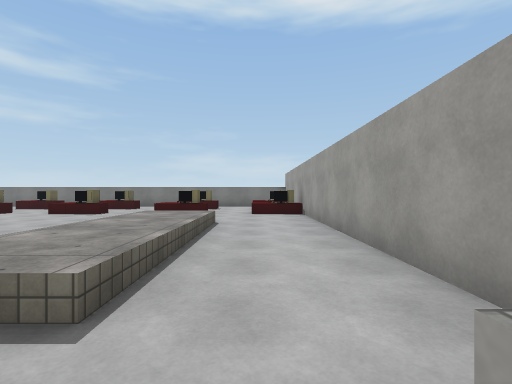
view 1 (above)

17 first-person views from a walk through a 3-D level made in the Unity game engine. The camera is 1.3 m above the floor, looks level and sees 85° across. The floor is counted in squares, 2 m on a side. Each view is taken from the middle of a square. On the plan, view 1 faces up. The plan holds only what a view shows up to about 9 squares ahead; the rest is blank. The player is left out. Surface patterns are stand-ins for the level's own textures.

view 2
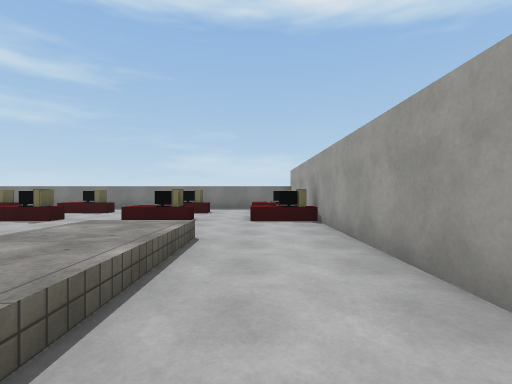

view 3
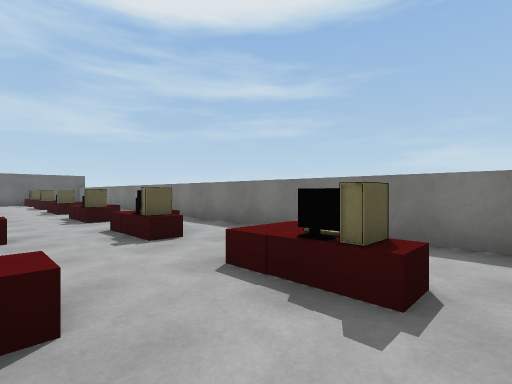

view 4
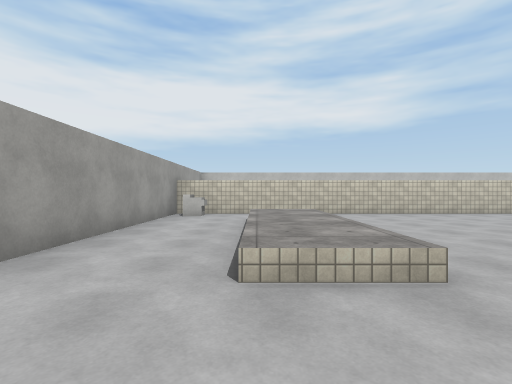

view 5
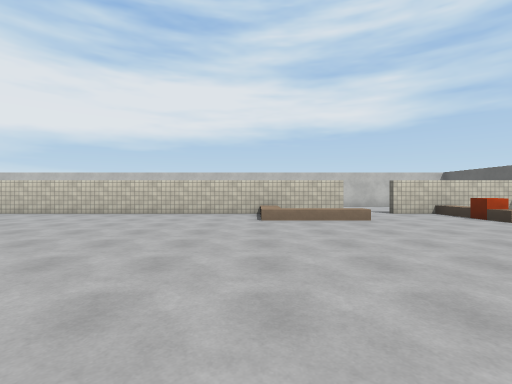

view 6
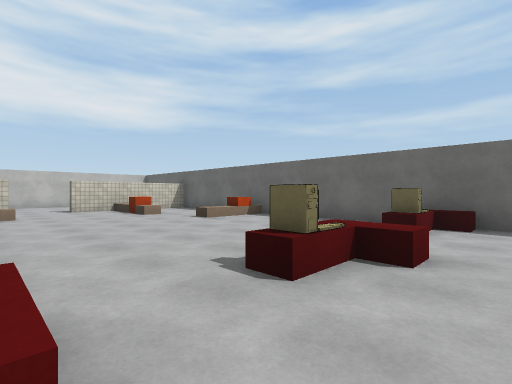

view 7
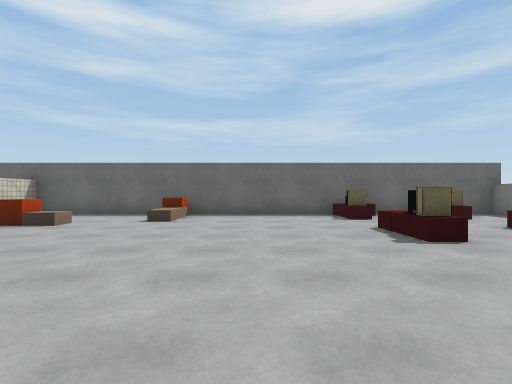

view 8
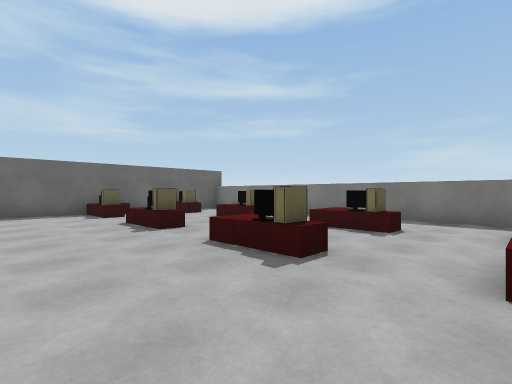

view 9
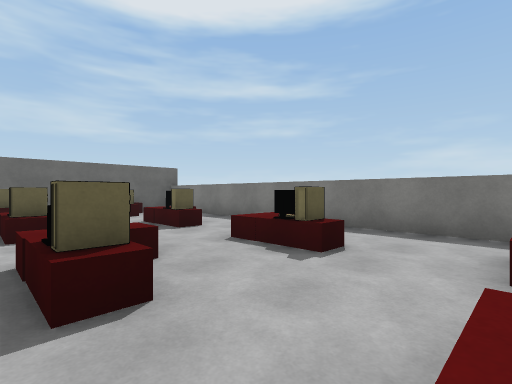

view 10
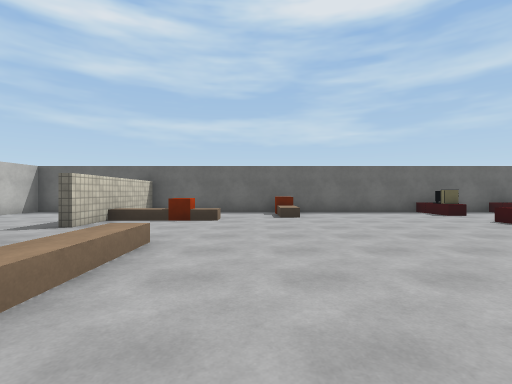

view 11
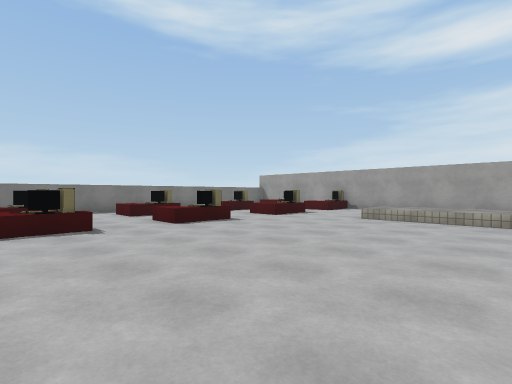

view 12
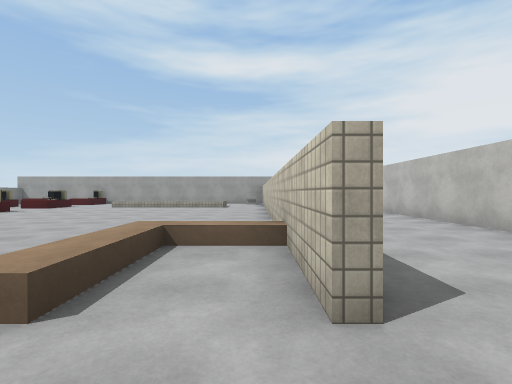

view 13
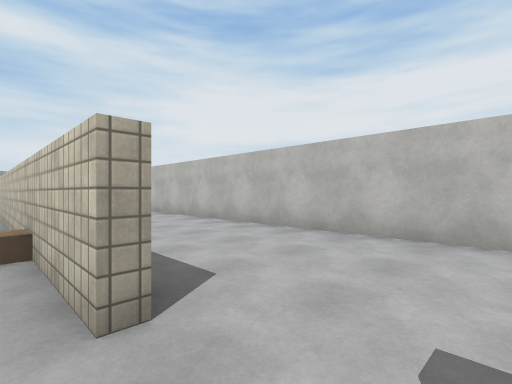

view 14
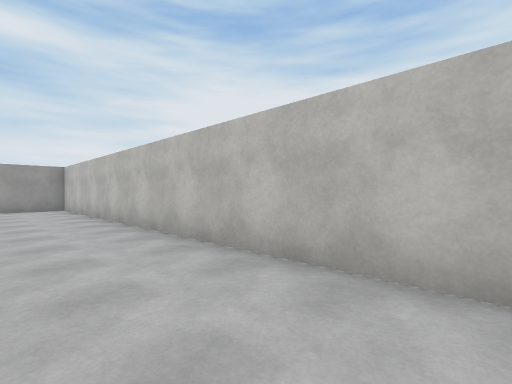

view 15
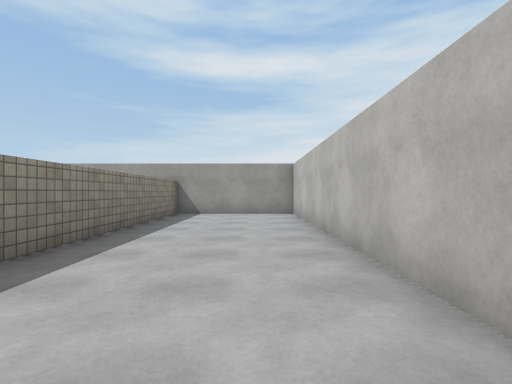

view 16
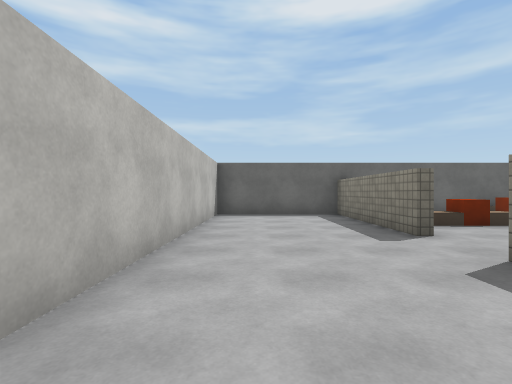

view 17
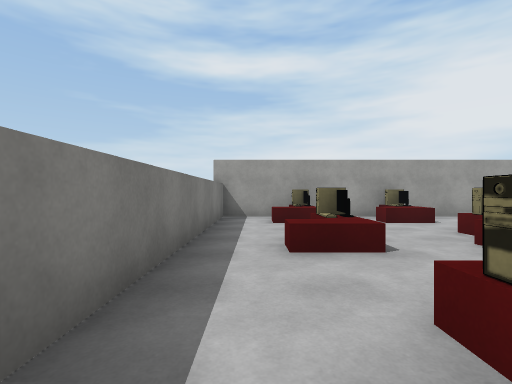

### Floor plan
Key: @ floor where view 1 was taken; # wall or solid block; . main floor; : floor 0.5 m higher than the main floor; / step, stairs or slope; E desk; C cube; O other object.
Columns run from 18 left of view 1 to 2 right of it. Each row starts with its distance up from view 1.
 13 #####################
 12 #....  .............#
 11 EE.EE.EE.EE.EE.EE.EE#
 10 #...................#
  9 E..E..E..E..E..E..E.#
  8 #E..E..E..E..E..E..E#
  7 #...................#
  6 #...............//..#
  5 #...............:/..#
  4 #C..............:/..#
  3 #...............:/..#
  2 #...............:/..#
  1 #.C............. ...#
  0 #............... .@O
 -1 ####..###############
 -2 #...................#
 -3 #...................#
 -4 #####################

Positions as (right, up) in squares from view 1, and headings:
1: (0, 0), facing up
2: (0, 2), facing up
3: (-1, 9), facing up-left
4: (-1, 8), facing down
5: (-10, 8), facing down
6: (-12, 10), facing down-left
7: (-10, 6), facing left
8: (-9, 6), facing up-left
9: (-9, 8), facing up-left
10: (-9, 3), facing left
11: (-9, 3), facing up-right
12: (-14, 0), facing right
13: (-14, 0), facing down-right
14: (-10, -2), facing down-right
15: (-7, -3), facing right
16: (-10, -3), facing left
17: (-6, 12), facing right
